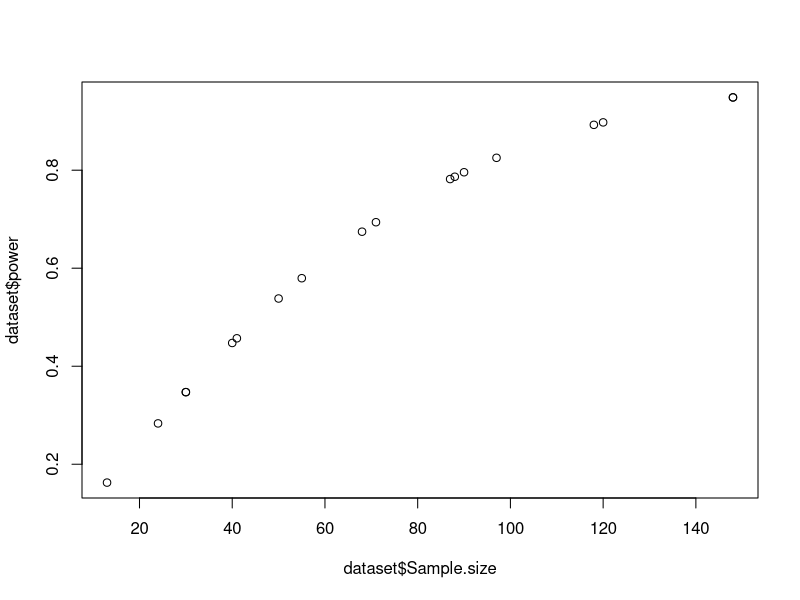
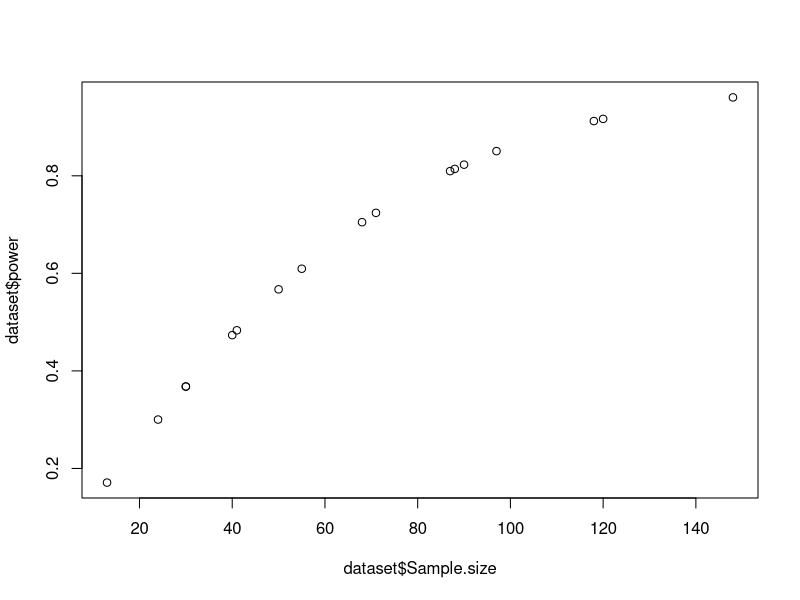
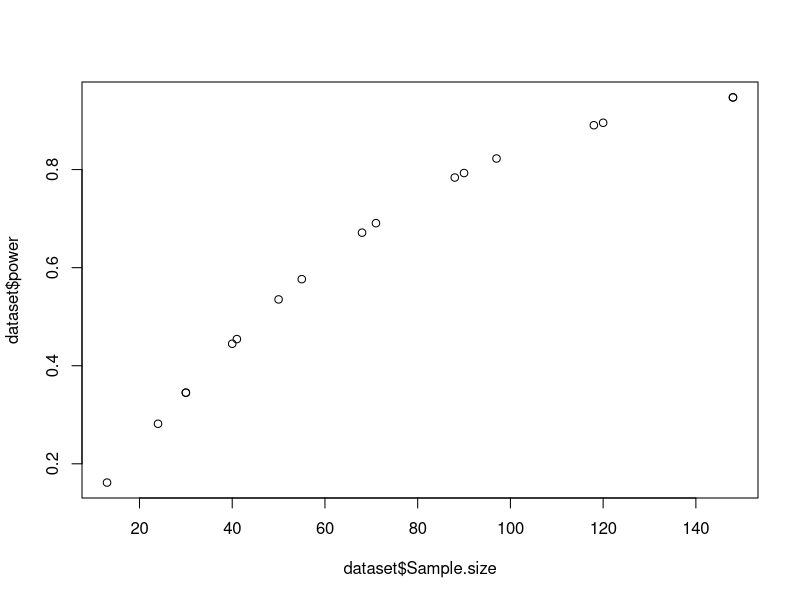
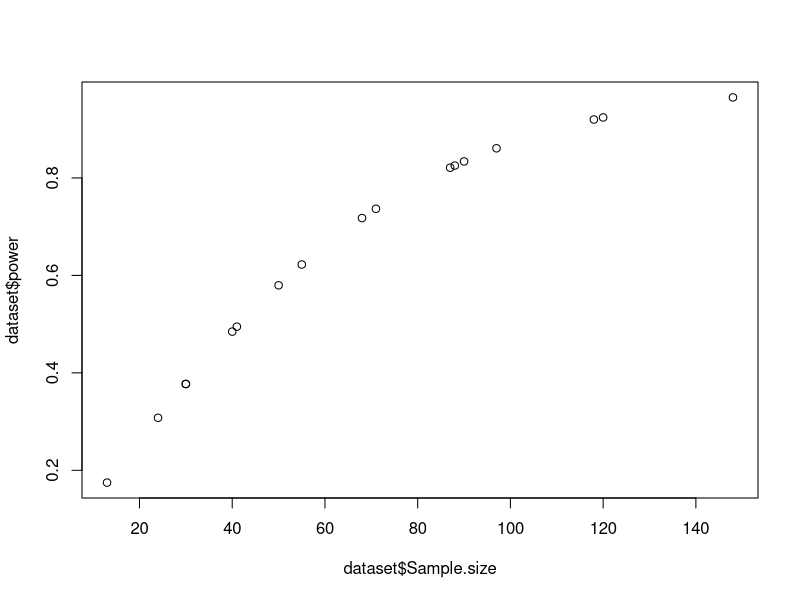
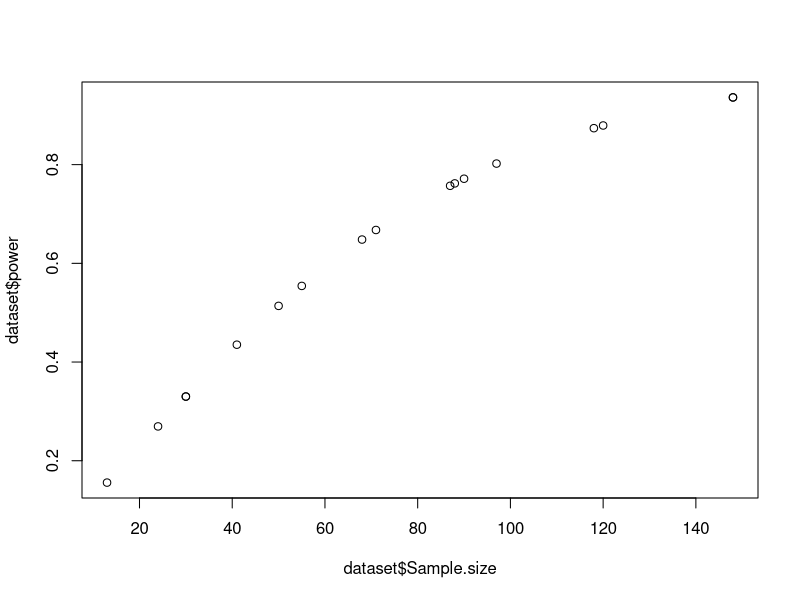
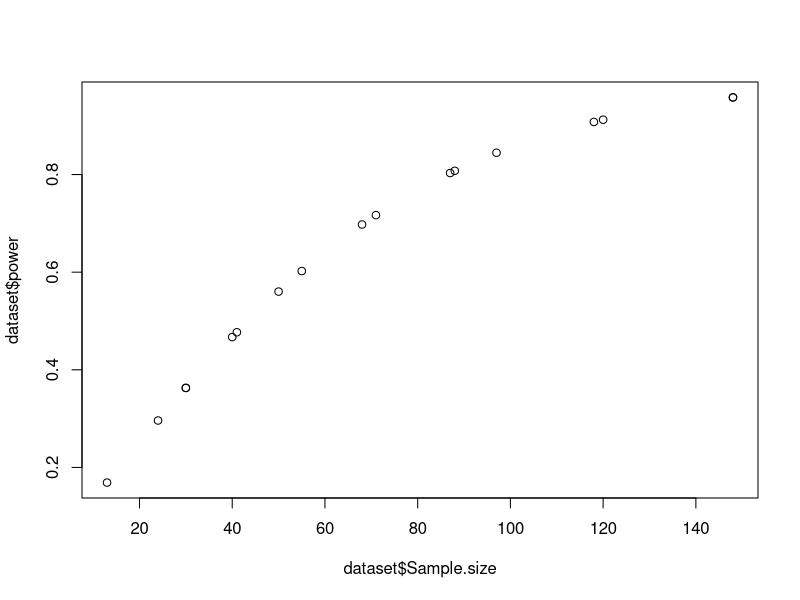
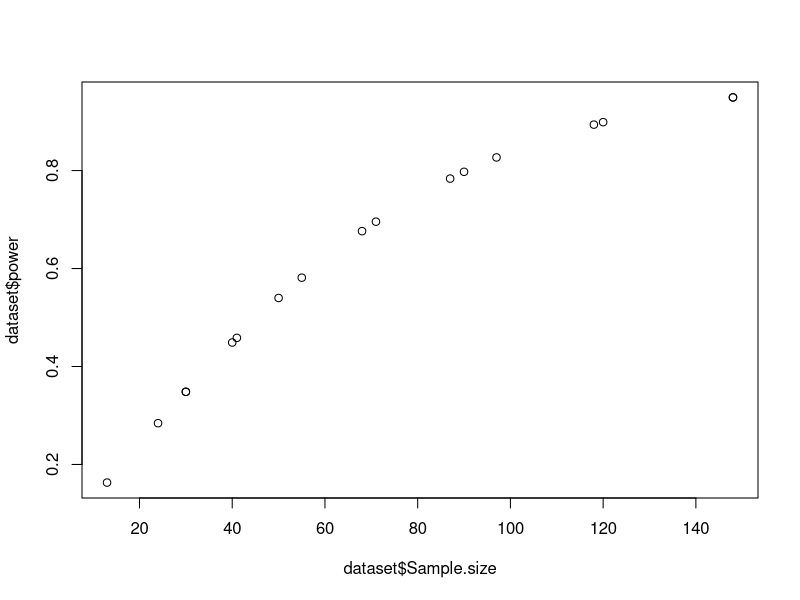
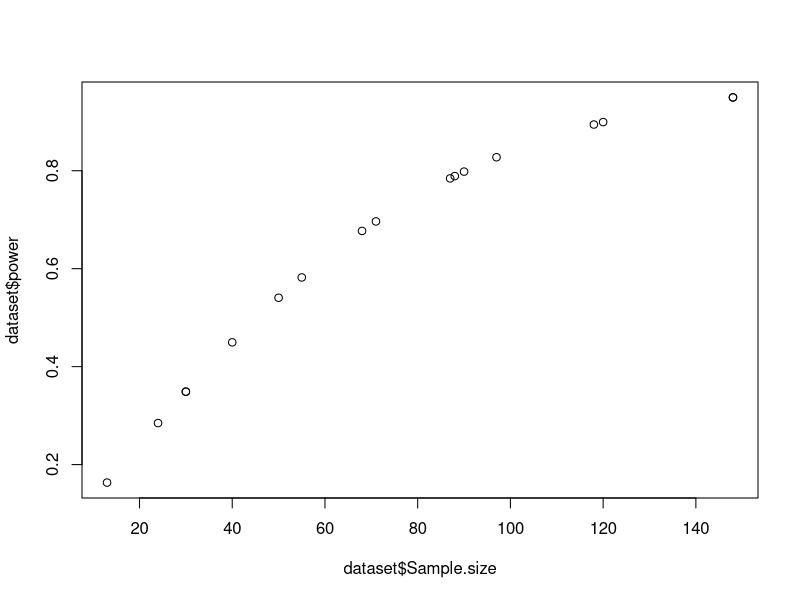

Reproduce these figures in R, in order.
# Test of excess significance
library(pwr)
library(dplyr)
library(metafor)

dat = read.delim("cleaned_data.txt", stringsAsFactors=F)
dat$sig = ifelse(dat$p.twotail < .05, "significant", "not-significant")

# From Ioannidis & Trikalinos, p. 246
# Expected # of sig results is sum of studies' powers
# (We use meta-analytic estimate r = .21 as hypothesized ES)
TES = function(dataset) {
  modelNaiveFE = rma(yi = Fisher.s.Z, sei = Std.Err, method = "FE", data = dataset)
  r = tanh(modelNaiveFE$b[1])
  # generate power estimates
  for (i in 1:nrow(dataset)) {
    dataset$power[i] = pwr.r.test(n=dataset$Sample.size[i],
                                  r=r,
                                  alternative = "two.sided")$power
  }
  plot(dataset$Sample.size, dataset$power)  
  # Conduct TES
  n = nrow(dataset) # n is number of studies
  E = sum(dataset$power) # E is expected # of sig results, sum of power
  O = sum(dataset$sig == "significant") # O is observed # of sig results
  # Statistic is 
  A = (O-E)^2/E + (O-E)^2/(n-E)
  # Test A for statistical significance
  pchisq(A, 1, lower.tail = F) %>% 
    round(3) %>% 
    return()
}

# Leave-one-out sensitivity analysis for TES
sensitive_TES = function(dataset) {
  outputFrame = data.frame("Fisher.s.Z" = dataset$Fisher.s.Z, 
                           "Std.Err" = dataset$Std.Err, 
                           TES.pval = NA)
  for (i in 1:length(dataset$Fisher.s.Z)) {
    outputFrame[i, c("TES.pval")] = TES(dataset[-i,])
  }
  return(outputFrame)
}

# Make output data frame
# out = expand.grid("Best" = c("Best", "Full"),
#                   "Outcome" = c("AggAff", "AggBeh", "AggCog", "PhysArous"),
#                   "Setting" = c("Exp", "NonExp"))
# # Sort and clean it
# out = out %>% 
#   filter(!(Outcome == "PhysArous" & Setting == "NonExp")) %>% 
#   select(Setting, Outcome, Best)
# out$TES.p = NULL

# Prepare holster
out = data.frame(NULL)

# Make directory for sensitivity analyses
dir.create("sensitivity_analyses")

# Triple loop to run all analyses, sensitivity analyses.
for (i in unique(dat$Outcome)) {
  for (j in c("Exp", "Nonexp")) {
    for (k in 1:2) {
      best = list("y", c("n", "y"))
      set = dat %>% 
        filter(Outcome == i, Setting == j, Best. %in% best[[k]])
      if (nrow(set) < 10) next
      
      # Conduct TES
      out_1run = data.frame("Outcome" = i,
                            "Setting" = j,
                            "Best" = c("Best-only", "All")[k],
                            "TES.pval" = TES(set))
      # Append to previous
      out = rbind(out, out_1run)
      
      # Run leave-one-out sensitivity analyses
      sensFrame = cbind(Study.name = as.character(set$Study.name), 
                        sensitive_TES(set))
      
      # Combine sensitivity analyses with labels
      IDFrame = set %>% 
        select(Study.name, Full.Reference, 
               Correlation, Fisher.s.Z)
      sensFrame = right_join(IDFrame,
                             sensFrame,
                             by = "Study.name")
      
      # Export sensitivity analyses
      write.table(sensFrame, 
                  file = paste0("./sensitivity_analyses/TES_", paste(i, j, k, sep="_"), ".txt"),
                  sep = "\t",
                  row.names = F)
      
    }
  }
}

# Export primary analyses
write.table(out, file = "TES_results.txt", sep = "\t", row.names = F)
